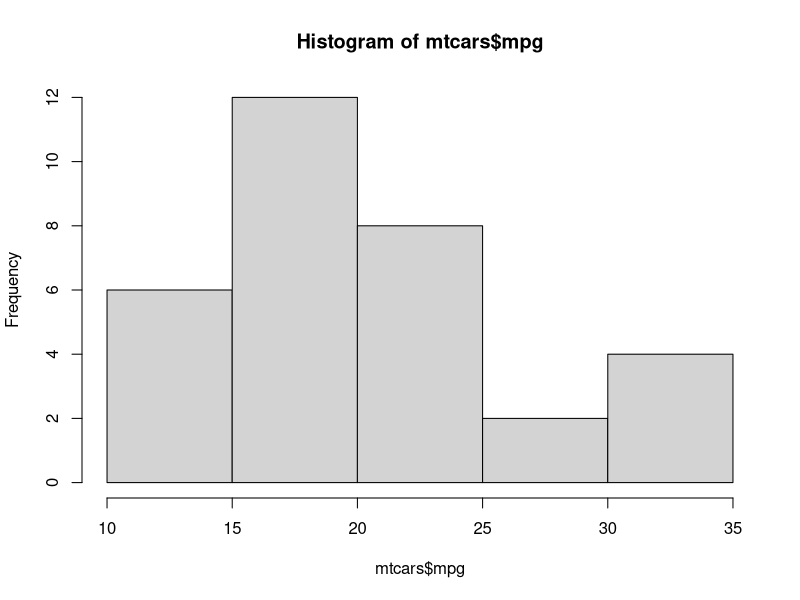
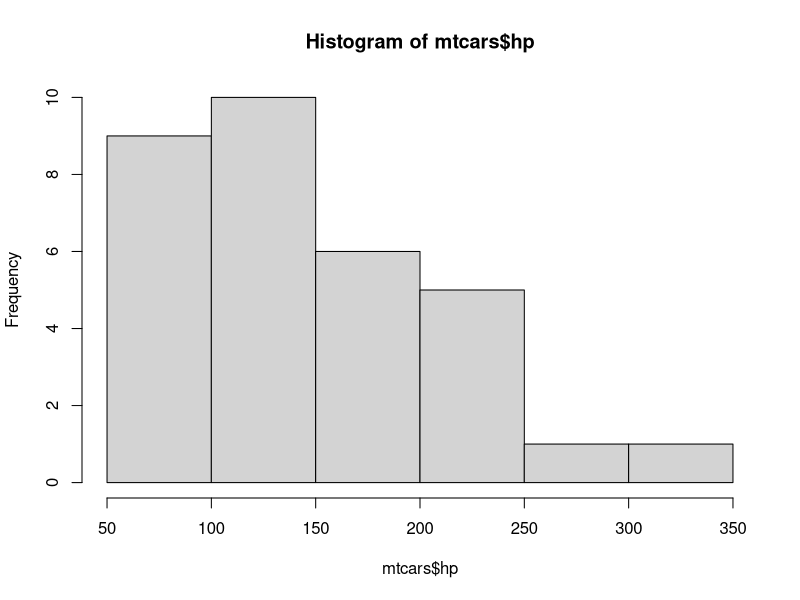
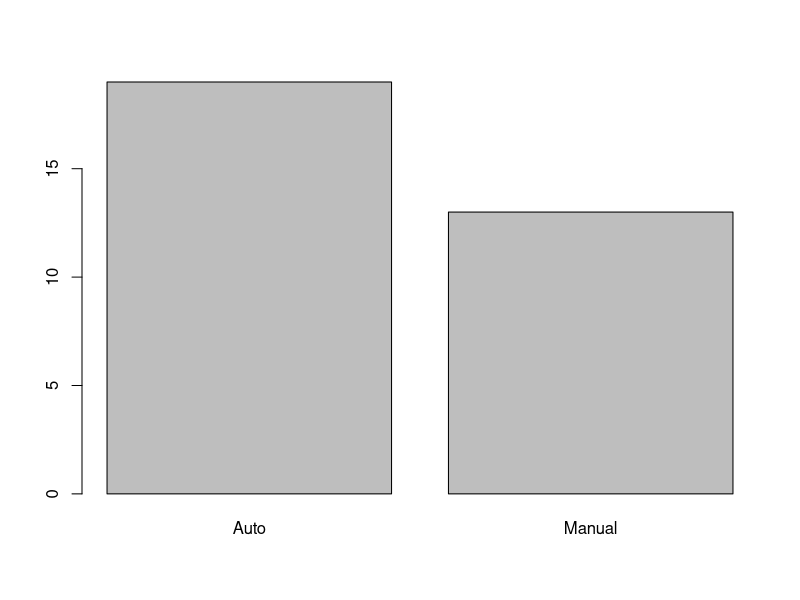
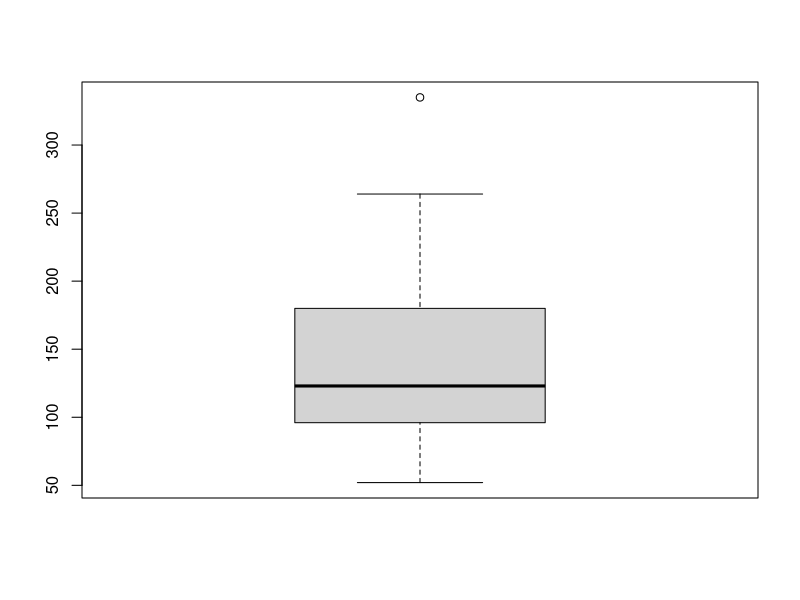
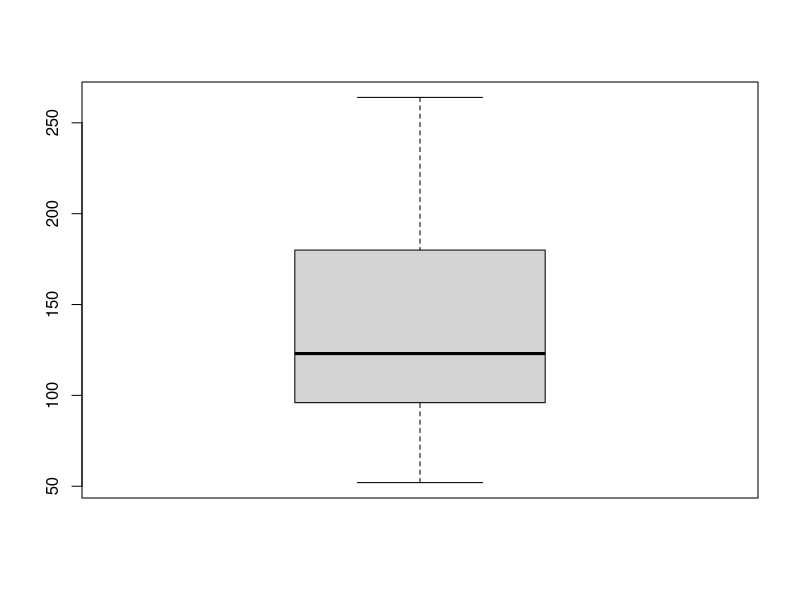

These charts were generated, in order, by the following R code: (Note: this script raises an error after producing the figures.)
### Data Visualization with R
# Install & Import tidyverse library
install.packages("tidyverse")
library(tidyverse)

## 1.Base R graph
# Histogram
hist(mtcars$mpg)

## analyzing hourse power
# histogram - One Quantitative Variable
mean(mtcars$hp)   # หาค่า Mean
median(mtcars$hp) # หาค่า Median
hist(mtcars$ hp)  # สร้าง Histogram

# Bar Plot
## Prepare data mtcars$am
str(mtcars)
mtcars$am <- factor(mtcars$am,
                    level  = c(0,1),
                    labels = c("Auto", "Manual"))

## Bar plot - One Qualitative Variable
barplot(table(mtcars$am))

# Box Plot
## Box Plot 1 Variable
fivenum(mtcars$hp) # fivenum 
min(mtcars$hp) # min
quantile(mtcars$hp, probs = c(.25, .5, .75)) # Q1-3 
max(mtcars$hp) # max

boxplot(mtcars$hp) # Box plot

## Whisker Calculation
# Calculation
Q3 <- quantile(mtcars$hp, probs = .75)
Q1 <- quantile(mtcars$hp, probs = .25)
IQR_hp <- Q3 - Q1

Q3 + 1.5*IQR_hp # แขนด้านบน  
Q1 - 1.5*IQR_hp # แขนด้านล่าง

# function boxplot.stats & filter out outliers

# function boxplot.stats
boxplot.stats(mtcars$hp, coef = 1.5)

## filter out outliers
mtcars_no_out <- mtcars %>%
  filter(hp<335)

boxplot(mtcars_no_out$hp)

## Box Plot 2 Variables
# Qualitative x Quantitative
# use function "data" to load original data built-in
data(mtcars)
mtcars$am <- factor(mtcars$am,
                    level  =c(0,1),
                    labels = c("Auto", "Manual"))
boxplot(mpg~ am, data =mtcars,
        col = c("gold", "salmon"))

# Scatter Plot
# 2 x Quantitative
plot(mtcars$hp, mtcars$mpg, pch = 16, 
     col= "blue",
     main = "My first Scatter plot",
     xlab = "Hourse Power", 
     ylab = "Miles Per Gallon")

# ค่า Correlation 
cor(mtcars$hp, mtcars$mpg)

# Linear Regression
lm(mpg ~ hp, data = mtcars)

## 2.Intro to ggplot2
# my first plot ggplot2
ggplot(data = mtcars, mapping = aes(x = hp, y = mpg)) +
  geom_point() + 
  geom_smooth()+
  geom_rug()

# Scatter plot
ggplot(mtcars, aes(hp, mpg))+
  geom_point(size = 3, col ="Blue", alpha = 0.2)

# Scatter plot
ggplot(mtcars, aes(hp, mpg))+
  geom_point(size = 3, col ="Blue", alpha = 0.2)

# Box plot
ggplot(mtcars, aes(hp))+
  geom_boxplot()

## ได้ผลลัพธ์เหมือนด้านบน
# ฝากค่า ggplot ส่วน data ไว้ใน variable แล้วค่อยสร้าง layer พล็อตกราฟ
p <- ggplot(mtcars, aes(hp))
p+geom_histogram(bins= 10)
p+geom_density()
p+geom_boxplot()

## 3. Advance ggplot2
# Box plot by groups
diamonds %>%
  count(cut)

ggplot(diamonds, aes(cut))+
  geom_bar(fill = "#0366fc")
  
# fill = cut
ggplot(diamonds, mapping = aes(cut, fill = cut))+
  geom_bar()

# fill = color
ggplot(diamonds, mapping = aes(cut, fill = color))+
  geom_bar()

# bar plot
# รูปแบบของการพล็อตกราฟ
ggplot(diamonds, mapping = aes(cut, fill =color))+
  geom_bar(position = "fill")

ggplot(diamonds, mapping = aes(cut, fill =color))+
  geom_bar(position = "stack")

ggplot(diamonds, mapping = aes(cut, fill =color))+
  geom_bar(position = "dodge")

# Scatter Plot
set.seed(99)
small_diamond <- sample_n(diamonds, 5000)

ggplot(small_diamond, aes(carat, price)) +
  geom_point()

# Facet (Small Multiple)
## ~color คือ ซอยข้อมูลย่อยตาม color 
## ncol = จำนวนคอลัมบ์
## method = "lm" คือ ให้สร้างเส้นแบบเส้นตรง
## theme_minimal = ให้แสดงผลแบบเรียบง่ายที่สุด

ggplot(small_diamond, aes(carat, price)) +
  geom_point() +
  geom_smooth(method = "lm", col = "red") +
  facet_wrap(~color, ncol = 2) +
  theme_minimal() +
  labs(title =  "Relationship between carat and price by color",
       x="carat",
       y= "price USD",
       caption = "Source: Diamonds from ggplot2 package")

## Final Example
# alpha = 0.2 คือ ความจาง 

ggplot(small_diamond, aes(carat, price, col=cut)) +
  geom_point(size = 3, alpha =0.2) +
facet_wrap(~ color, ncol = 2)+
  theme_minimal()